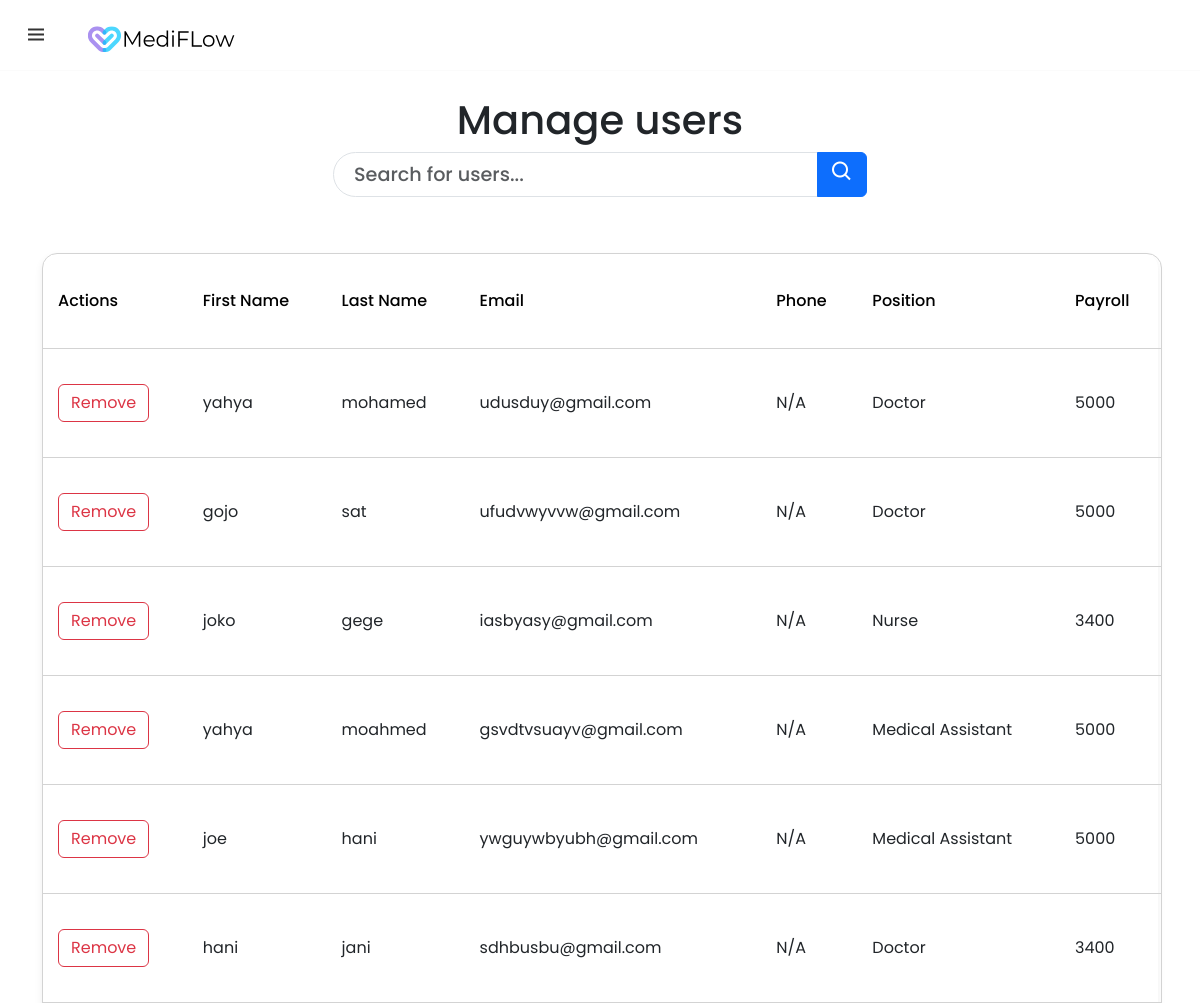
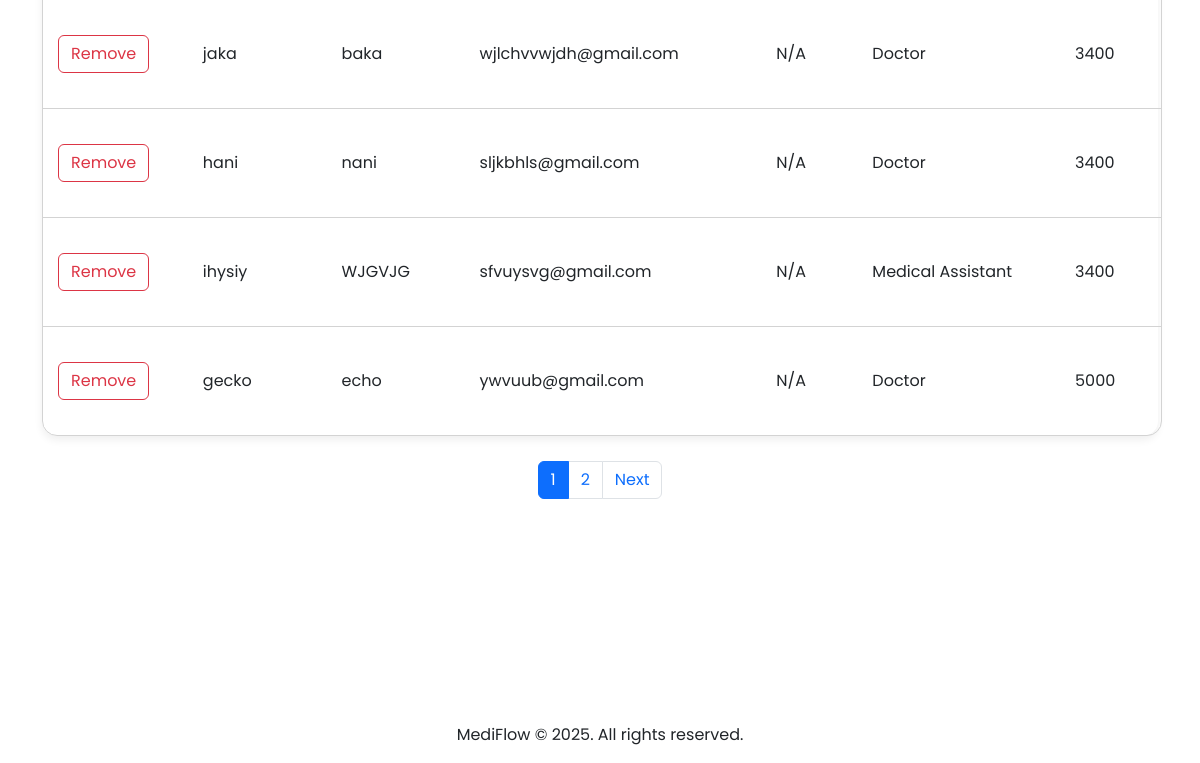
Page /users (signed in) on the earlier database version (2 pictures, top to bottom).
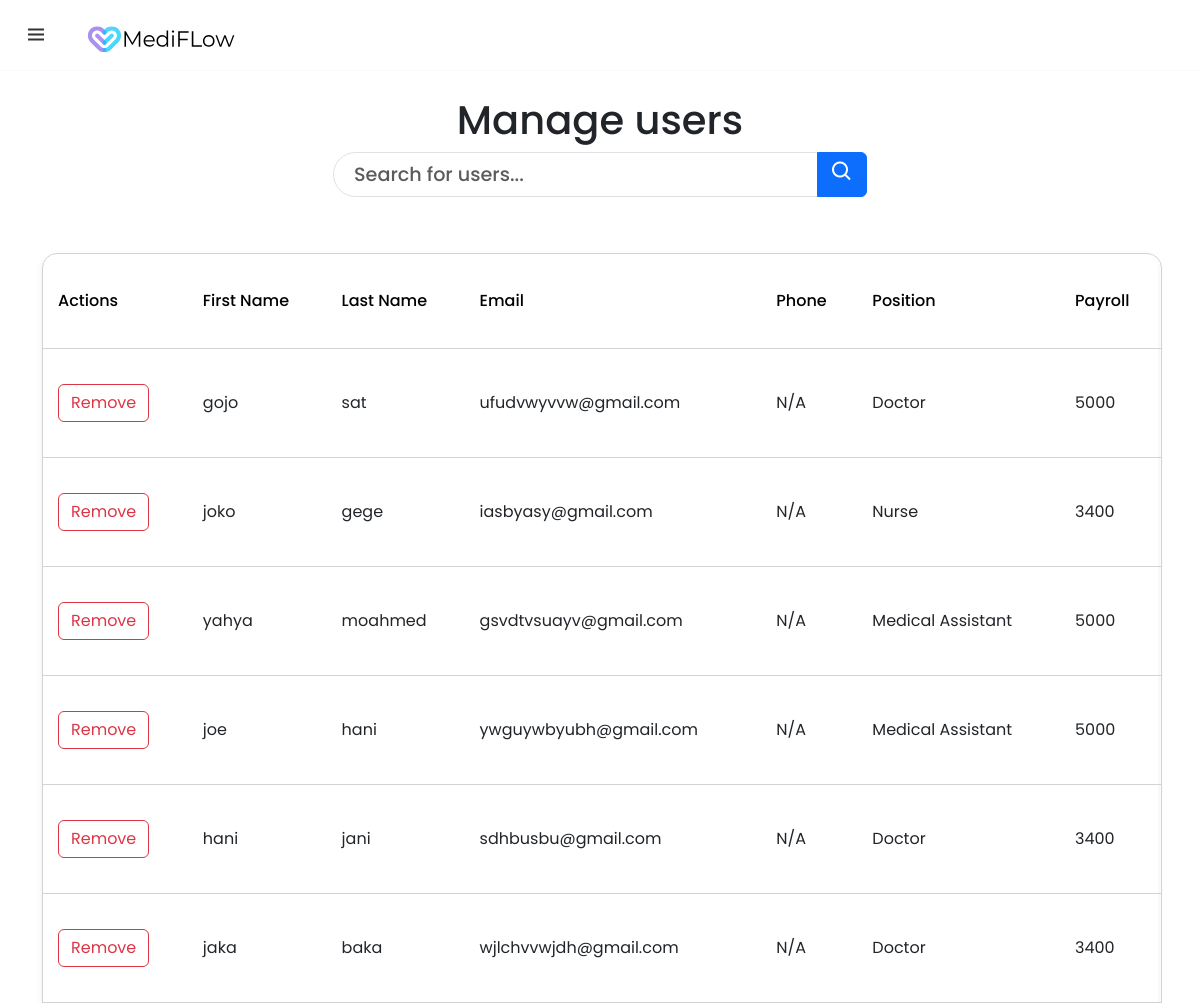
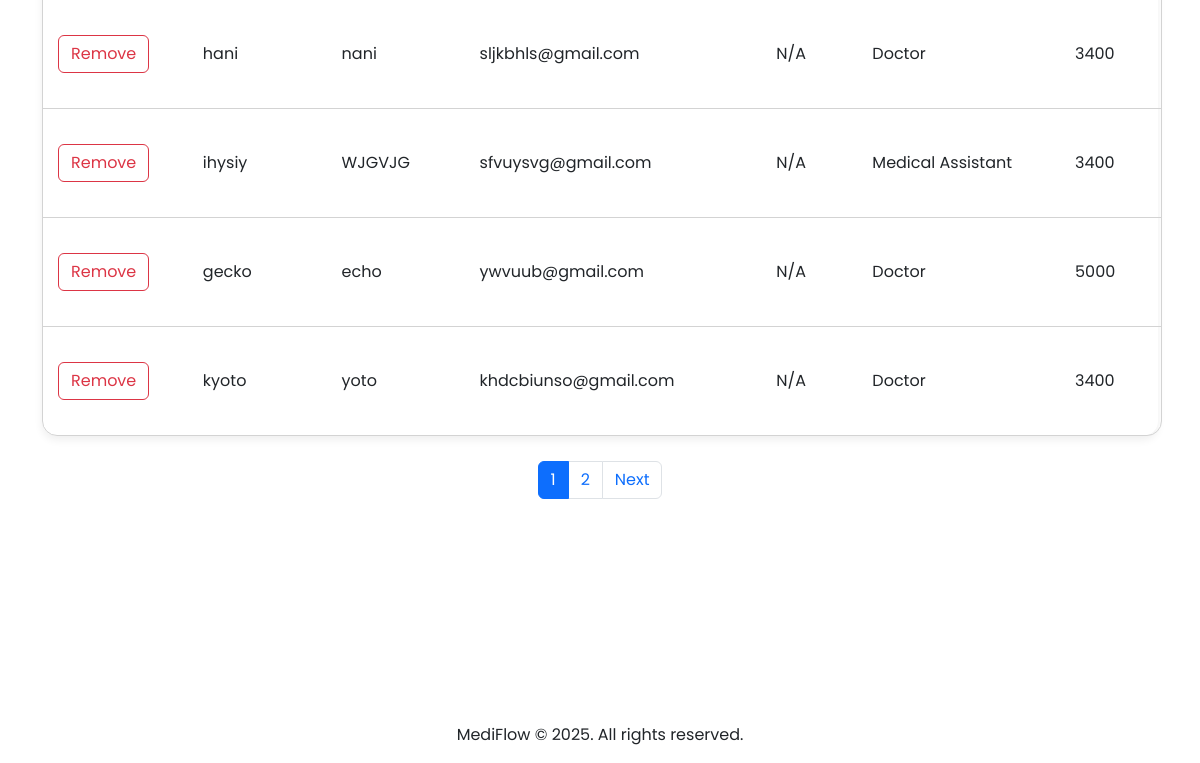
Same page on the later database version (2 pictures, top to bottom).
### tables this page shows
CREATE TABLE users (
    users_id INTEGER PRIMARY KEY AUTOINCREMENT NOT NULL,
    email TEXT UNIQUE NOT NULL,
    hash TEXT NOT NULL,
    first_name TEXT NOT NULL,
    last_name TEXT NOT NULL,
    usertype TEXT NOT NULL,
    payroll INTEGER,
    reset_token TEXT,
    admin_id INTEGER, specialization TEXT, phone_number TEXT,
    FOREIGN KEY (admin_id) REFERENCES admins(id)
);

### app.py (the view)
@app.route("/users", methods=["GET"])
@login_required
def users():
    user_type = session.get("user_type")
    if user_type is None or user_type != "admin":
        return render_template("404.html"), 404
    else:
        admin_id = session.get("user_id")
        db = get_db()
        users = db.execute("SELECT * FROM users WHERE admin_id = ?",(admin_id,)).fetchall()
        print(users)
        total_users = len(users)
        page = request.args.get('page', 1, type=int)
        per_page = 10  # Number of patients per page
        offset = (page - 1) * per_page
        users = users[offset:offset + per_page]
        total_pages = (total_users + per_page - 1) // per_page
        return render_template("users.html", users=users, page=page, total_pages=total_pages)

### app.py (called while the page is built, shortened)
def get_db():
    db = getattr(g, '_database', None)
    if db is None:
        db = g._database = sqlite3.connect(DATABASE)
    return db.cursor()

@app.teardown_appcontext
def close_connection(exception):
    db = getattr(g, '_database', None)
    if db is not None:
        db.close()

@app.after_request
def after_request(response):
    response.headers["Cache-Control"] = "no-cache, no-store, must-revalidate"
    response.headers["Expires"] = 0
    response.headers["Pragma"] = "no-cache"
    return response

def format_phone_number(phone_number):
    if phone_number is None or phone_number == '':
        return 'N/A'

### helpers.py (called while the page is built)
def login_required(f):
    @wraps(f)
    def decorated_function(*args, **kwargs):
        if session.get("user_id") is None:
            return redirect("/login")
        return f(*args, **kwargs)
    return decorated_function

### templates/users.html (shortened to what this page needs)
{% extends "layout.html" %}
{% block main %}
<head>
    <link href="https://cdn.jsdelivr.net/npm/bootstrap@5.3.6/dist/css/bootstrap.min.css" rel="stylesheet">
</head>
<h1 style="text-align:left; margin-top:3rem; text-align:center;">Manage users</h1>
<div class="container">
    <div class="row">
        <div class="col-md-6 offset-md-3">
            <form action="" method="GET">
                <div class="input-group mb-2" style="max-width:80rem;">
                    <input type="text" class="form-control oval-input" placeholder="Search for users..." id="searchInput" autocomplete="off">
                    <button class="btn btn-primary" type="submit" onclick="searchTable()"><i class='bx bx-search' style="font-size: 1.5rem;"></i></button>
                </div>
            </form>
        </div>
    </div>
</div>
<div class="table-responsive">
<table style="margin-top:3rem;" class="content-table" id="patientTable">
    <thead>
        <tr>
            <th>Actions</th>
            <th>First Name</th>
            <th>Last Name</th>
            <th>Email</th>
            <th>Phone</th>
            <th>Position</th>
            <th>Payroll</th>
        </tr>
    </thead>
    <tbody>
        {% for user in users %}
        <tr>
            <td><button class="btn btn-outline-danger delete-user-btn" data-user-id="{{ user[0] }}">Remove</button></td>
            <td>{{ user[3] }}</td>
            <td>{{ user[4] }}</td>
            <td>{{ user[1] }}</td>
            <td>{{ user[10]| format_phone }}</td>
            <td>{{ user[5] }}</td>
            <td>{{ user[6] }}</td>
        </tr>
        {% endfor %}
    </tbody>
</table>
</div>
<div style="display:flex;justify-content: center;">
  <ul class="pagination">
    {% for num in range(1, total_pages + 1) %}
    <li class="page-item {% if num == page %}active{% endif %}">
        <a class="page-link" href="?page={{ num }}">{{ num }}</a>
    </li>
    {% endfor %}
    {% if page < total_pages %}
    <li class="page-item">
        <a class="page-link" href="?page={{ page + 1 }}" aria-label="Next">
            <span aria-hidden="true">Next</span>
        </a>
    </li>
    {% endif %}
  </ul>
{% endblock %}

### templates/layout.html (shortened to what this page needs)
<!DOCTYPE html>
<html lang="en">
<head>
    <link href="/static/style.css" rel="stylesheet">
    <link href='https://unpkg.com/boxicons@2.1.4/css/boxicons.min.css' rel='stylesheet'>
</head>
<body>
    <nav>
        <div class="logo">
            <i class='bx bx-menu menu-icon'></i>
            <span class="logo-name"><img src="/static/[Original size] MediFLow.svg"></span>
        </div>
    </nav>
    <main class="container py-5 text-center">
        {% block main %}{% endblock %}
    </main>
    <footer>
        <div class="footer-content">
            <p style="text-align:center; margin-top:10rem;">MediFlow © <span id="currentYear"></span>. All rights reserved.</p>
        </footer>
</body>
</html>

### static/style.css (style rules this page uses)
* { margin: 0; padding: 0; box-sizing: border-box; font-family: 'Poppins', sans-serif; }
nav { position: fixed; top: 0; left: 0; height: 70px; width: 100%; display: flex; align-items: center; background: #fff; box-shadow: 0 0 1px rgba(0, 0, 0, 0.1); z-index:2; }
nav .logo { display: flex; align-items: center; margin: 0 24px; }
.logo .menu-icon { color: #333; font-size: 24px; margin-right: 14px; cursor: pointer; }
.logo .logo-name { color: #333; font-size:22px; font-weight: 500; }
main { transition: left 0.3s ease; }
::placeholder { font-weight: 500; color: #222; }
a { text-decoration: none; }
body { height: 100%; margin: 0; background-repeat: no-repeat; background-attachment: fixed; background-color: #fcfcfc; }
.content-table { border-spacing: 0; border-collapse: separate; margin: 25px auto; font-size: 1rem; min-width: 70rem; border: 1px solid #d3d3d3; border-radius: 15px; overflow: hidden; width: 100%; }
.table-responsive { border-radius: 15px !important; overflow: visible !important; border: none !important; box-shadow: 0 8px 25px rgba(0, 0, 0, 0.003), 0 4px 8px rgba(0, 0, 0, 0.067); }
.content-table thead tr:first-child th:first-child { border-top-left-radius: 15px; }
.content-table thead tr:first-child th:last-child { border-top-right-radius: 15px; }
.content-table tbody tr:last-child td:first-child { border-bottom-left-radius: 15px; }
.content-table tbody tr:last-child td:last-child { border-bottom-right-radius: 15px; }
.content-table thead tr { background-color: transparent; color: #000; text-align: left; border-bottom: 0.5px solid #d3d3d3; }
.content-table th, .content-table td { padding: 35px 15px; text-align:left; border-bottom: 0.5px solid #d3d3d3; }
.content-table th { font-weight: 500; }
.content-table tbody tr:nth-of-type(even) { background-color: transparent; }
.content-table tbody tr:last-of-type td { border-bottom: none; }

### templates/layout.html (style rules this page uses)
.logo-name img { width: 200px; height: 200px; margin-top:1rem; z-index:10; }

### templates/users.html (style rules this page uses)
.oval-input { border-radius: 50px; height: 45px; padding: 10px 20px; font-size: 1.2rem; }

Differences in the rows shown:
removed users: first_name "yahya", last_name "mohamed", email "udusduy@gmail.com", user "N/A", usertype "Doctor", payroll "5000"
now on this page (row unchanged): users: first_name "kyoto", last_name "yoto", email "khdcbiunso@gmail.com", user "N/A", usertype "Doctor", payroll "3400"
